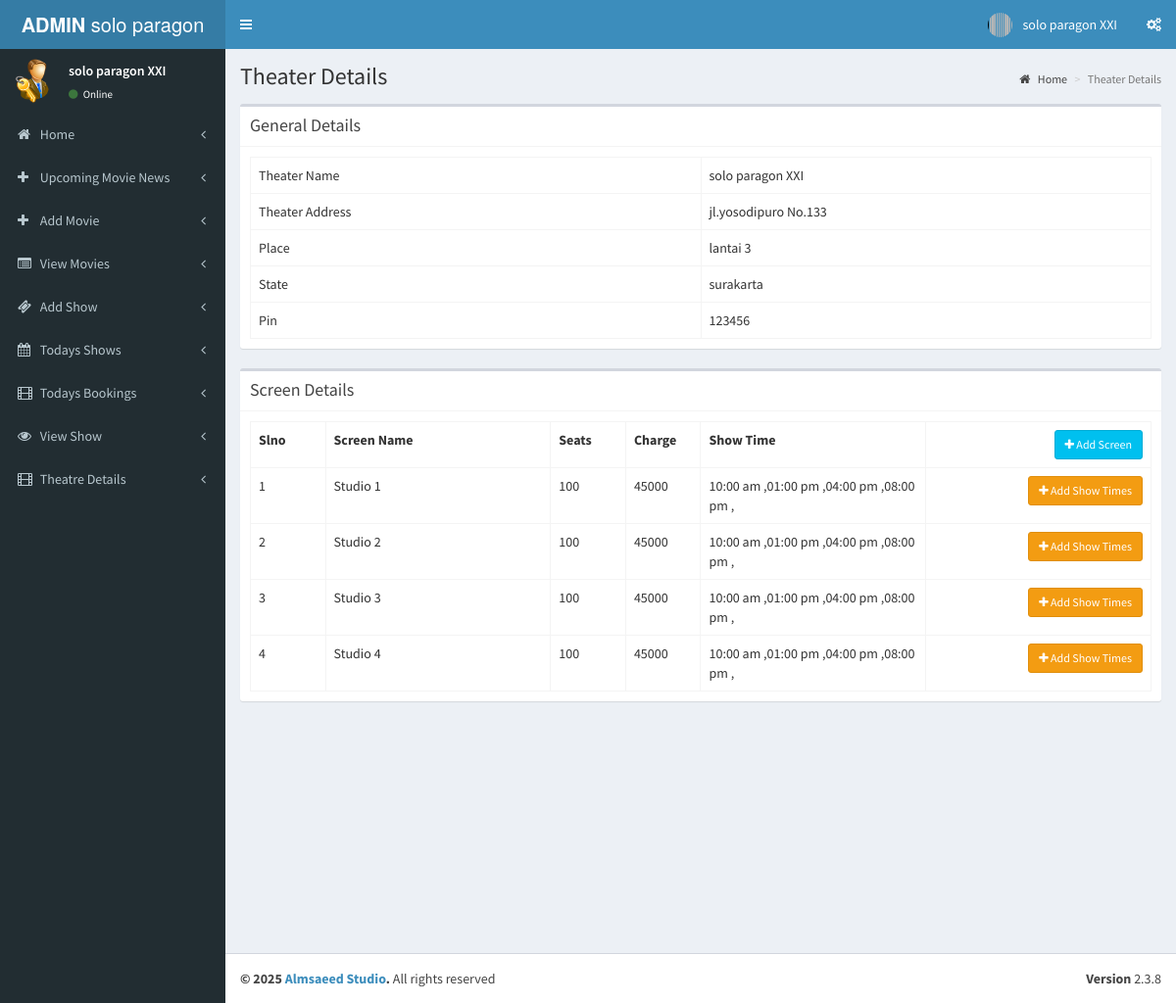
Screenshot of /admin/pages/add_theatre_2.php (signed in) with the database file from the repository.
### tables this page shows
CREATE TABLE `teater` (
  `id` int(11) NOT NULL,
  `nama` varchar(100) NOT NULL,
  `alamat` varchar(100) NOT NULL,
  `tempat` varchar(100) NOT NULL,
  `kota` varchar(50) NOT NULL,
  `pin` int(11) NOT NULL
);

CREATE TABLE `screens` (
  `screen_id` int(11) NOT NULL,
  `t_id` int(11) NOT NULL COMMENT 'theatre id',
  `nama_screen` varchar(110) NOT NULL,
  `kursi` int(11) NOT NULL COMMENT 'nomor kursi',
  `harga` int(11) NOT NULL
);

CREATE TABLE `jam_tayang` (
  `jt_id` int(11) NOT NULL,
  `screen_id` int(11) NOT NULL,
  `nama` varchar(40) NOT NULL COMMENT 'pagi,siang,sore',
  `waktu_mulai` time NOT NULL
);

### admin/pages/add_theatre_2.php (the view, shortened to what this page needs)
<?php
include('header.php');
?>
  <div class="content-wrapper">
    <section class="content-header">
      <h1>
        Theater Details
      </h1>
      <ol class="breadcrumb">
        <li><a href="index.php"><i class="fa fa-home"></i> Home</a></li>
        <li class="active">Theater Details</li>
      </ol>
    </section>
    <section class="content">
      <div class="box">
         <div class="box-header with-border">
              <h3 class="box-title">General Details</h3>
            </div>
        <div class="box-body">
          <?php
            $th=mysqli_query($conn,"select * from teater where id='".$_SESSION['theatre']."'");
            $theatre=mysqli_fetch_array($th);
          ?>
            <table class="table table-bordered table-hover">
                <tr>
                    <td class="col-md-6">Theater Name</td>
                    <td  class="col-md-6"><?php echo $theatre['nama'];?></td>
                </tr>
                <tr>
                    <td>Theater Address</td>
                    <td><?php echo $theatre['alamat'];?></td>
                </tr>
                <tr>
                    <td>Place</td>
                    <td><?php echo $theatre['tempat'];?></td>
                </tr>
                <tr>
                    <td>State</td>
                    <td><?php echo $theatre['kota'];?></td>
                </tr>
                <tr>
                    <td>Pin</td>
                    <td><?php echo $theatre['pin'];?></td>
                </tr>
            </table>
        </div>
      </div>
         <div class="box">
         <div class="box-header with-border">
              <h3 class="box-title">Screen Details</h3>
            </div>
        <div class="box-body" id="screendtls">
          <?php
            $sr=mysqli_query($conn,"select * from screens where t_id='".$_SESSION['theatre']."'");
            if(mysqli_num_rows($sr))
            {
          ?>
            <table class="table table-bordered table-hover">
              <th class="col-md-1">Slno</th>
              <th class="col-md-3">Screen Name</th>
              <th class="col-md-1">Seats</th>
              <th class="col-md-1">Charge</th>
              <th class="col-md-3">Show Time</th>
              <th class="text-right col-md-3"><button data-toggle="modal" data-target="#view-modal" id="getUser" class="btn btn-sm btn-info"><i class="fa fa-plus"></i> Add Screen</button></th>
                <?php
                $sl=1;
                while($screen=mysqli_fetch_array($sr))
                {
                  ?>
                  <tr>
                    <td><?php echo $sl;?></td>
                    <td><?php echo $screen['nama_screen'];?></td>
                    <td><?php echo $screen['kursi'];?></td>
                    <td><?php echo $screen['harga'];?></td>
                    <?php
                      $st=mysqli_query($conn,"select * from jam_tayang where screen_id='".$screen['screen_id']."'");
                    ?>
                    <td><?php if(mysqli_num_rows($st)) { while($stm=mysqli_fetch_array($st))
                    { echo date('h:i a',strtotime($stm['waktu_mulai']))." ,";}}
                    else
                    {echo "No Show Time Added";}
                    ?></td>
                    <td class="text-right"><button data-toggle="modal" data-id="<?php echo $screen['screen_id'];?>" data-target="#view-modal2" id="getUser2" class="btn btn-sm btn-warning"><i class="fa fa-plus"></i> Add Show Times</button></td>
                  </tr>
                  <?php
                  $sl++;
                }
                ?>
            </table>
            <?php
            }
            else
            {
              ?>
              <button data-toggle="modal" data-target="#view-modal" id="getUser" class="btn btn-sm btn-info"><i class="fa fa-plus"></i> Add Screen</button>
              <?php
            }
            ?>
        </div>
      </div>
    </section>
  </div>
  <?php
include('footer.php');
?>

### admin/pages/header.php (shortened to what this page needs)
<?php
include('../../config/koneksi.php');
$th=mysqli_query($conn,"select * from teater where id='".$_SESSION['theatre']."'");
$theatre=mysqli_fetch_array($th);
?>
<!DOCTYPE html>
<html>
<head>
  <link rel="stylesheet" href="../validation/dist/css/bootstrapValidator.css"/>
  <link rel="stylesheet" href="../bootstrap/css/bootstrap.min.css">
  <link rel="stylesheet" href="https://cdnjs.cloudflare.com/ajax/libs/font-awesome/4.5.0/css/font-awesome.min.css">
  <link rel="stylesheet" href="https://cdnjs.cloudflare.com/ajax/libs/ionicons/2.0.1/css/ionicons.min.css">
  <link rel="stylesheet" href="../dist/css/AdminLTE.min.css">
  <link rel="stylesheet" href="../dist/css/skins/_all-skins.min.css">
</head>
<body class="hold-transition skin-blue sidebar-mini">
<div class="wrapper">
  <header class="main-header">
    <a href="index.php" class="logo">
      <span class="logo-lg"><b>ADMIN</b> <?php echo $theatre['nama'];?></php></span>
    </a>
    <nav class="navbar navbar-static-top">
      <a href="#" class="sidebar-toggle" data-toggle="offcanvas" role="button">
      </a>
      <div class="navbar-custom-menu">
        <ul class="nav navbar-nav">
          <li class="dropdown user user-menu">
            <a href="#" class="dropdown-toggle" data-toggle="dropdown">
              <img src="ajax-loader.gif" class="user-image" alt="User Image">
              <span class="hidden-xs"><?php echo $theatre['nama'];?></span>
            </a>
          </li>
          <li>
            <a href="#" data-toggle="control-sidebar"><i class="fa fa-gears"></i></a>
          </li>
        </ul>
      </div>
    </nav>
  </header>
  <aside class="main-sidebar">
    <section class="sidebar">
      <div class="user-panel">
        <div class="pull-left image">
          <img src="admin-icn.png" class="img-circle" alt="User Image">
        </div>
        <div class="pull-left info">
          <p><?php echo $theatre['nama'];?></p>
          <a href="#"><i class="fa fa-circle text-success"></i> Online</a>
        </div>
      </div>
      <ul class="sidebar-menu">
        <li class="treeview">
          <a href="index.php">
            <i class="fa fa-home"></i> <span>Home</span>
            <span class="pull-right-container">
              <i class="fa fa-angle-left pull-right"></i>
            </span>
          </a>
        </li>
        <li class="treeview">
          <a href="add_movie_news.php">
            <i class="fa fa-plus"></i> <span>Upcoming Movie News</span>
            <span class="pull-right-container">
              <i class="fa fa-angle-left pull-right"></i>
            </span>
          </a>
        </li>
          <li class="treeview">
          <a href="add_movie.php">
            <i class="fa fa-plus"></i> <span>Add Movie</span>
            <span class="pull-right-container">
              <i class="fa fa-angle-left pull-right"></i>
            </span>
          </a>
        </li>
        <li class="treeview">
          <a href="view_movie.php">
            <i class="fa fa-list-alt"></i> <span>View Movies</span>
            <span class="pull-right-container">
              <i class="fa fa-angle-left pull-right"></i>
            </span>
          </a>
        </li>
        <li class="treeview">
          <a href="add_show.php">
            <i class="fa fa-ticket"></i> <span>Add Show</span>
            <span class="pull-right-container">
              <i class="fa fa-angle-left pull-right"></i>
            </span>
          </a>
        </li>
        <li class="treeview">
          <a href="todays_shows.php">
            <i class="fa fa-calendar"></i> <span>Todays Shows</span>
            <span class="pull-right-container">
              <i class="fa fa-angle-left pull-right"></i>
            </span>
          </a>
        </li>
        <li class="treeview">
          <a href="tickets.php">
            <i class="fa fa-film"></i> <span>Todays Bookings</span>
            <span class="pull-right-container">
              <i class="fa fa-angle-left pull-right"></i>
            </span>
          </a>
        </li>
        <li class="treeview">
          <a href="view_shows.php">
            <i class="fa fa-eye"></i> <span>View Show</span>
            <span class="pull-right-container">
              <i class="fa fa-angle-left pull-right"></i>
            </span>
          </a>
        </li>
        <li class="treeview">
          <a href="add_theatre_2.php">
            <i class="fa fa-film"></i> <span>Theatre Details</span>
            <span class="pull-right-container">
              <i class="fa fa-angle-left pull-right"></i>
            </span>
          </a>
        </li>
      </ul>
    </section>
  </aside>

### rows the page displays
teater: nama "solo paragon…", nama "solo paragon XXI", alamat "jl.yosodipuro No.133", tempat "lantai 3", kota "surakarta", pin "123456"
screens: nama_screen "Studio 1", kursi "100", harga "45000"
jam_tayang: waktu_mulai "10:00 am"
jam_tayang: waktu_mulai "01:00 pm"
jam_tayang: waktu_mulai "04:00 pm"
jam_tayang: waktu_mulai "08:00 pm"
screens: nama_screen "Studio 2", kursi "100", harga "45000"
jam_tayang: waktu_mulai "10:00 am"
jam_tayang: waktu_mulai "01:00 pm"
jam_tayang: waktu_mulai "04:00 pm"
jam_tayang: waktu_mulai "08:00 pm"
screens: nama_screen "Studio 3", kursi "100", harga "45000"
jam_tayang: waktu_mulai "10:00 am"
jam_tayang: waktu_mulai "01:00 pm"
jam_tayang: waktu_mulai "04:00 pm"
jam_tayang: waktu_mulai "08:00 pm"
screens: nama_screen "Studio 4", kursi "100", harga "45000"
jam_tayang: waktu_mulai "10:00 am"
jam_tayang: waktu_mulai "01:00 pm"
jam_tayang: waktu_mulai "04:00 pm"
jam_tayang: waktu_mulai "08:00 pm"
